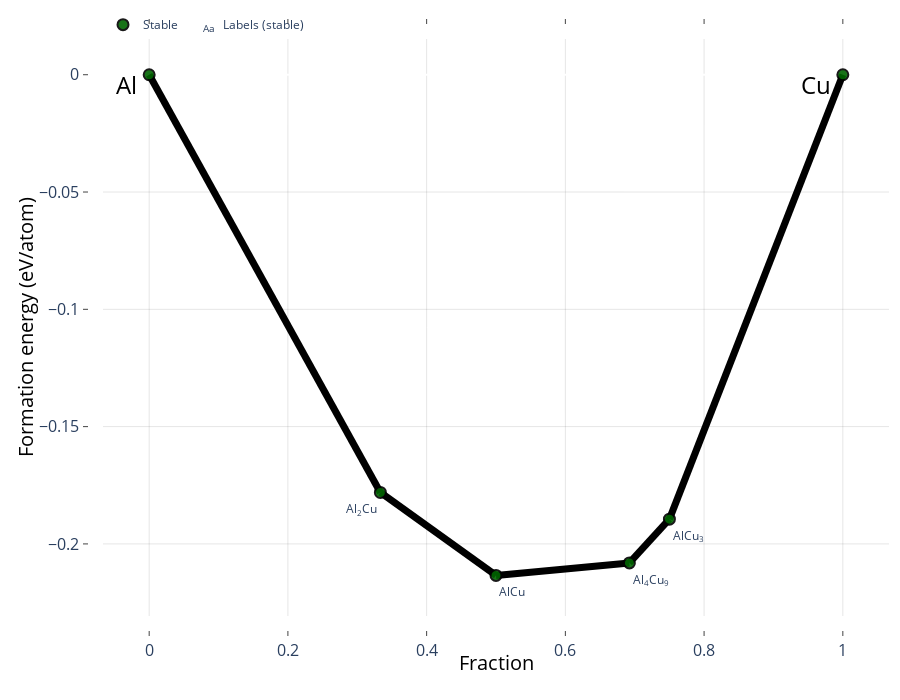

Here is the notebook cell this chart was saved with:
### Code cell
compat = MaterialsProjectCompatibility()  #sets energy corrections and +U/pseudopotential choice
mpr = MPRester(KEY)  # object for connecting to MP Rest interface

system = ["Al", "Cu"]  #system we want to get PD for
#system = ["Al", "Cu", "Mg"]  #alternative system example: ternary

# Create phase diagram!
unprocessed_entries = mpr.get_entries_in_chemsys(system)
processed_entries = compat.process_entries(unprocessed_entries)  #filter and add energy corrections
pd = PhaseDiagram(processed_entries)

# Plot! Show only stable phases or all
plotter = PDPlotter(pd, show_unstable=False)  
#If you want to see all structures (even the unstable ones), set show_unstable=True
plotter.show()

### Figure 1 — Plotly figure (JSON) as saved in the notebook; plotly's stock layout.template omitted (floating-point values rounded to 4 significant figures)
{"data": [{"hoverinfo": "none", "line": {"color": "rgba(0,0,0,1.0)", "width": 7}, "mode": "lines", "showlegend": false, "type": "scatter", "x": [0.75, 1, null, 0.5, 0.3333, null, 0.5, 0.6923, null, 0.3333, 0, null, 0.75, 0.6923, null], "y": [-0.1894, 0, null, -0.2134, -0.1781, null, -0.2134, -0.2081, null, -0.1781, 0, null, -0.1894, -0.2081, null]}, {"hoverinfo": "skip", "mode": "text", "name": "Labels (stable)", "opacity": 1, "showlegend": true, "text": ["AlCu<sub>3</sub>", "AlCu", "Al<sub>2</sub>Cu", "Al<sub>4</sub>Cu<sub>9</sub>"], "textposition": ["bottom right", "bottom right", "bottom left", "bottom right"], "type": "scatter", "visible": true, "x": [0.755, 0.505, 0.3283, 0.6973], "y": [-0.1944, -0.2184, -0.1831, -0.2131]}, {"hoverinfo": "text", "hoverlabel": {"font": {"size": 14}}, "hovertext": [], "marker": {"color": [], "colorscale": [[0, "#fad393"], [0.5, "#ff813d"], [1, "#ff0000"]], "size": 6, "symbol": "diamond"}, "mode": "markers", "name": "Above Hull", "showlegend": true, "type": "scatter", "x": [], "y": []}, {"error_y": {"array": [0, 0, 0, 0, 0, 0], "color": "gray", "thickness": 2.5, "type": "data", "width": 5}, "hoverinfo": "text", "hoverlabel": {"font": {"size": 14}}, "hovertext": ["AlCu<sub>3</sub> (mp-12802) <br> -0.189 eV/atom", "Cu (mp-30) <br> 0.0 eV/atom", "AlCu (mp-2500) <br> -0.213 eV/atom", "Al<sub>2</sub>Cu (mp-985806) <br> -0.178 eV/atom", "Al<sub>4</sub>Cu<sub>9</sub> (mp-593) <br> -0.208 eV/atom", "Al (mp-134) <br> 0.0 eV/atom"], "marker": {"color": "darkgreen", "line": {"color": "black", "width": 2}, "size": 11}, "mode": "markers", "name": "Stable", "opacity": 0.9, "showlegend": true, "type": "scatter", "x": [0.75, 1, 0.5, 0.3333, 0.6923, 0], "y": [-0.1894, 0, -0.2134, -0.1781, -0.2081, 0]}], "layout": {"annotations": [{"align": "center", "font": {"color": "#000000", "size": 24}, "opacity": 1, "showarrow": false, "text": "Cu", "x": 1, "xanchor": "right", "xref": "x", "xshift": -10, "y": 0, "yanchor": "auto", "yref": "y", "yshift": -10}, {"align": "center", "font": {"color": "#000000", "size": 24}, "opacity": 1, "showarrow": false, "text": "Al", "x": 0, "xanchor": "right", "xref": "x", "xshift": -10, "y": 0, "yanchor": "auto", "yref": "y", "yshift": -10}], "autosize": true, "height": 700, "hovermode": "closest", "legend": {"orientation": "h", "tracegroupgap": 7, "traceorder": "reversed", "x": 0, "xanchor": "left", "y": 1.05}, "margin": {"b": 20, "l": 10, "pad": 20, "r": 10, "t": 20}, "paper_bgcolor": "rgba(0,0,0,0)", "plot_bgcolor": "rgba(0,0,0,0)", "showlegend": true, "xaxis": {"anchor": "y", "gridcolor": "rgba(0,0,0,0.1)", "mirror": "ticks", "nticks": 8, "showgrid": true, "showline": true, "side": "bottom", "tickfont": {"size": 16}, "ticks": "inside", "title": {"font": {"color": "#000000", "size": 20}, "text": "Fraction"}, "type": "linear", "zeroline": false}, "yaxis": {"anchor": "x", "gridcolor": "rgba(0,0,0,0.1)", "mirror": "ticks", "showgrid": true, "showline": true, "side": "left", "tickfont": {"size": 16}, "ticks": "inside", "title": {"font": {"color": "#000000", "size": 20}, "text": "Formation energy (eV/atom)"}, "type": "linear"}}}
